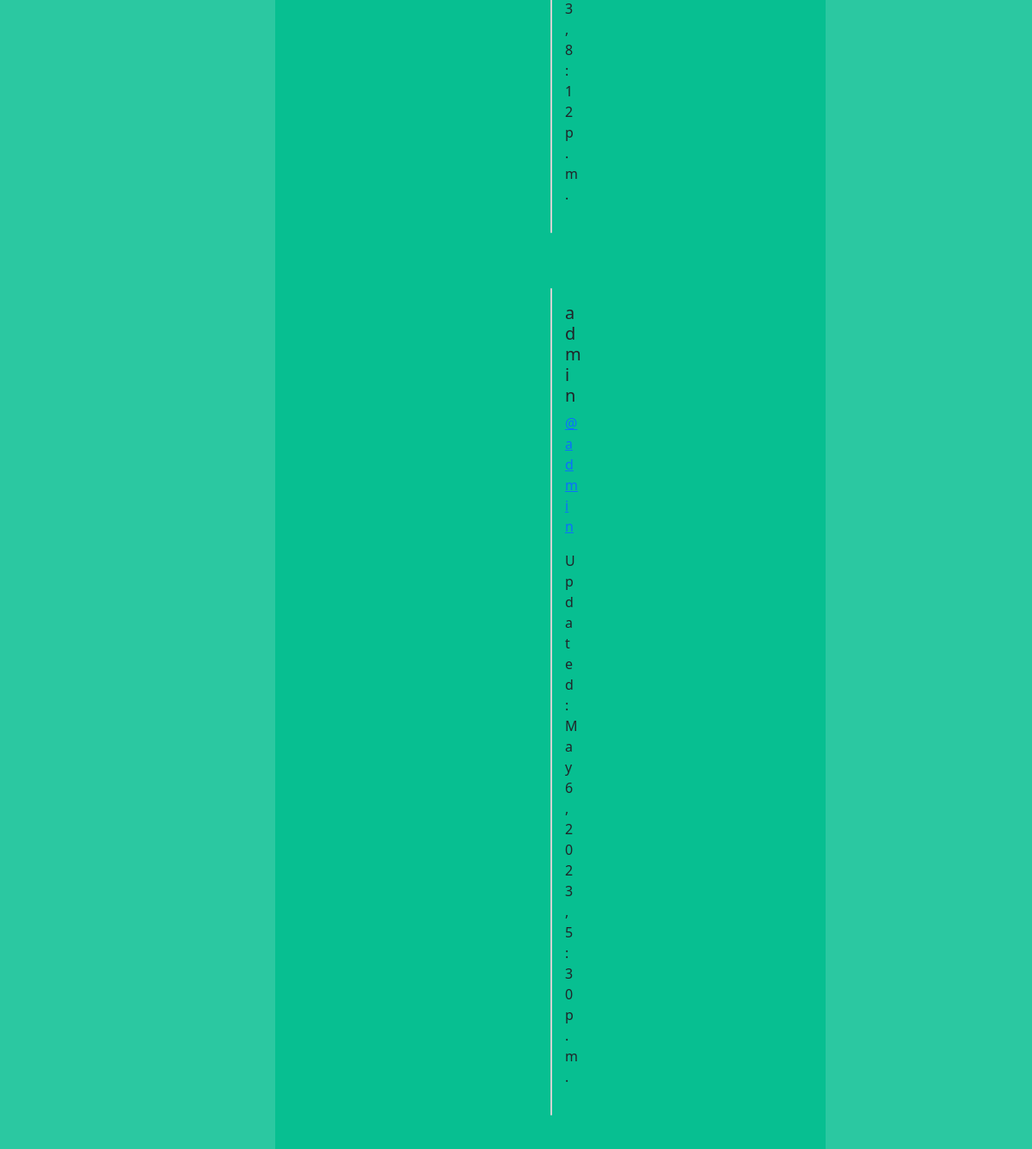
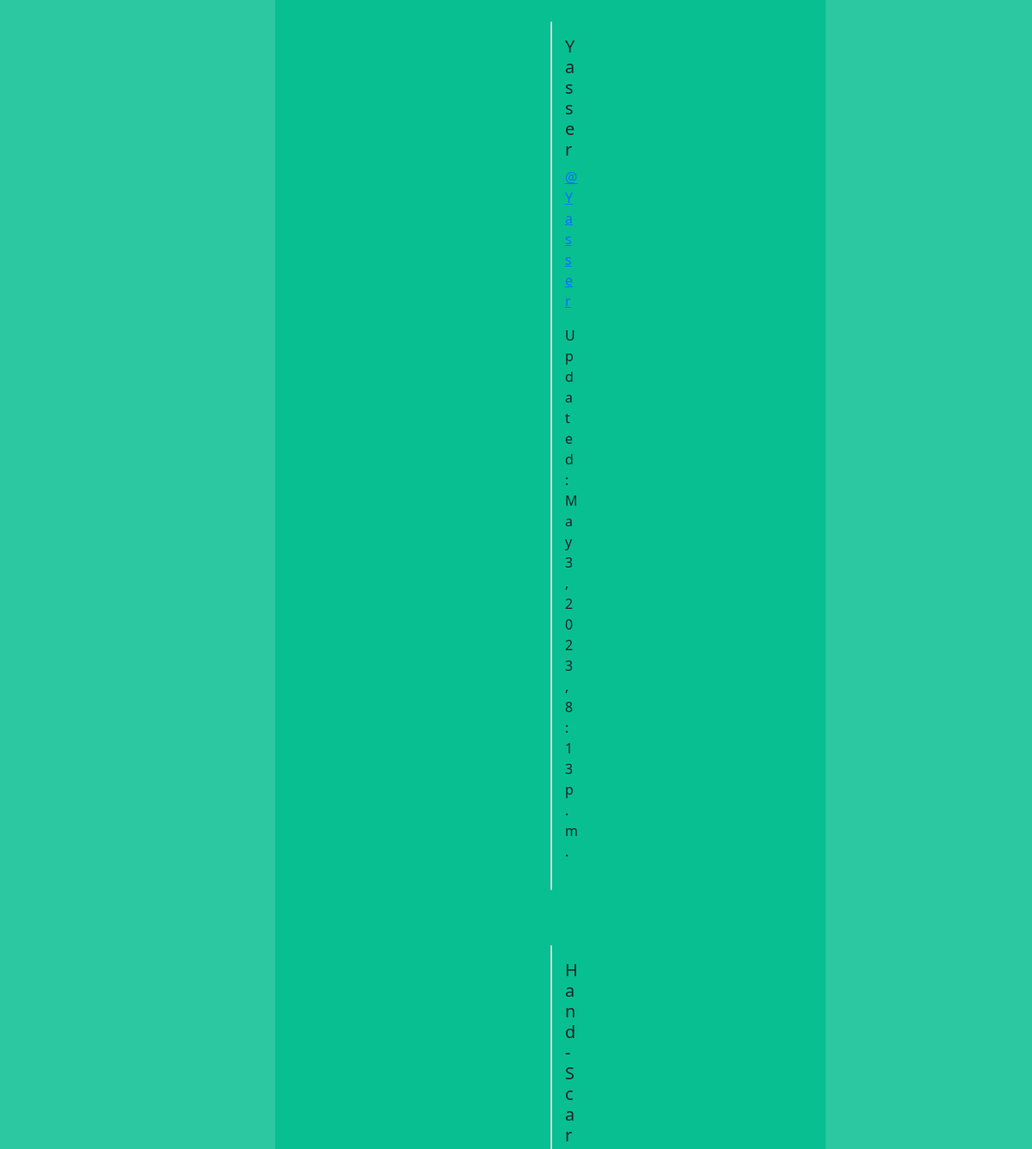
Before: /profile_list/ (signed in, middle part) with the older database file (2 pictures, top to bottom).
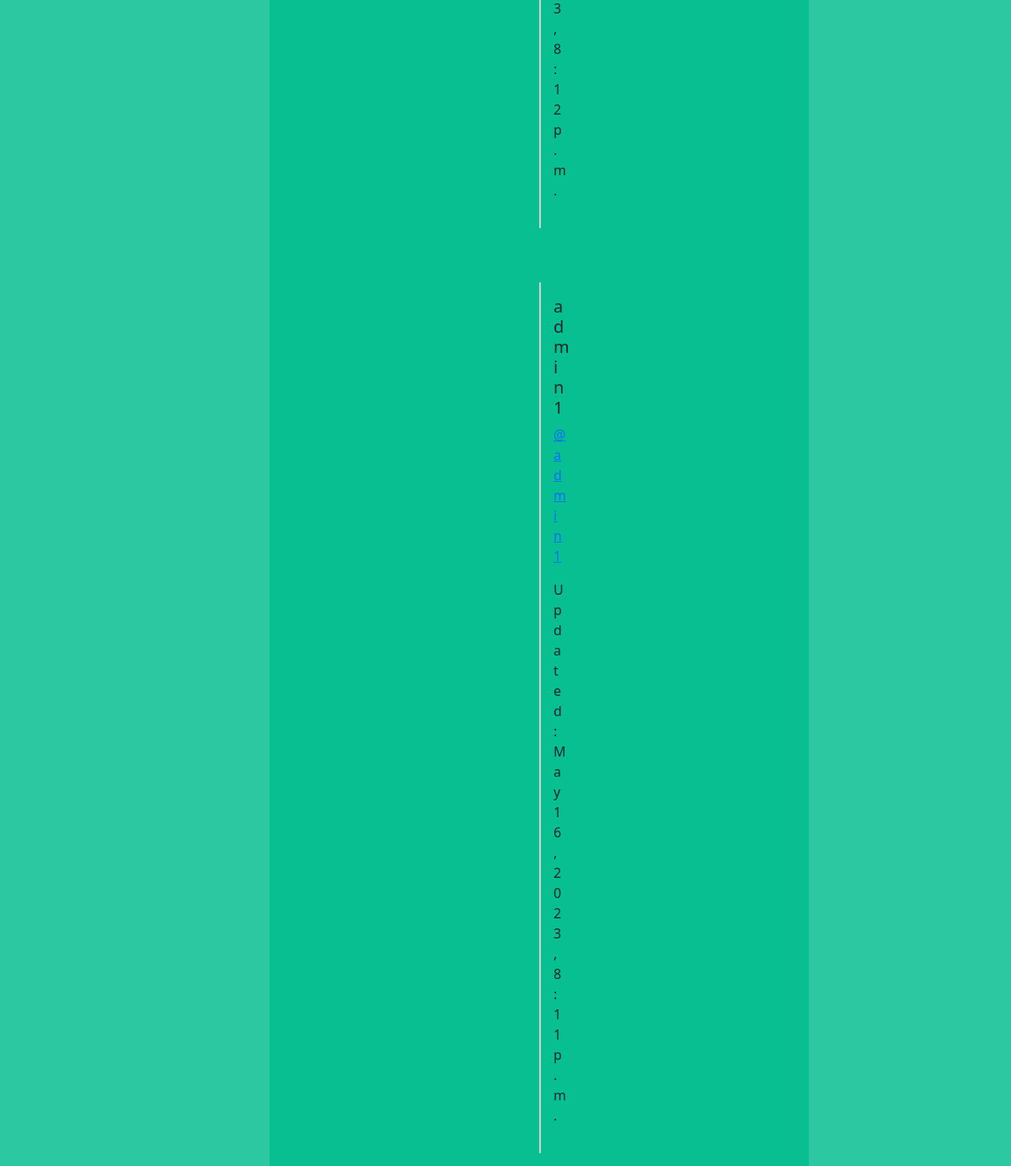
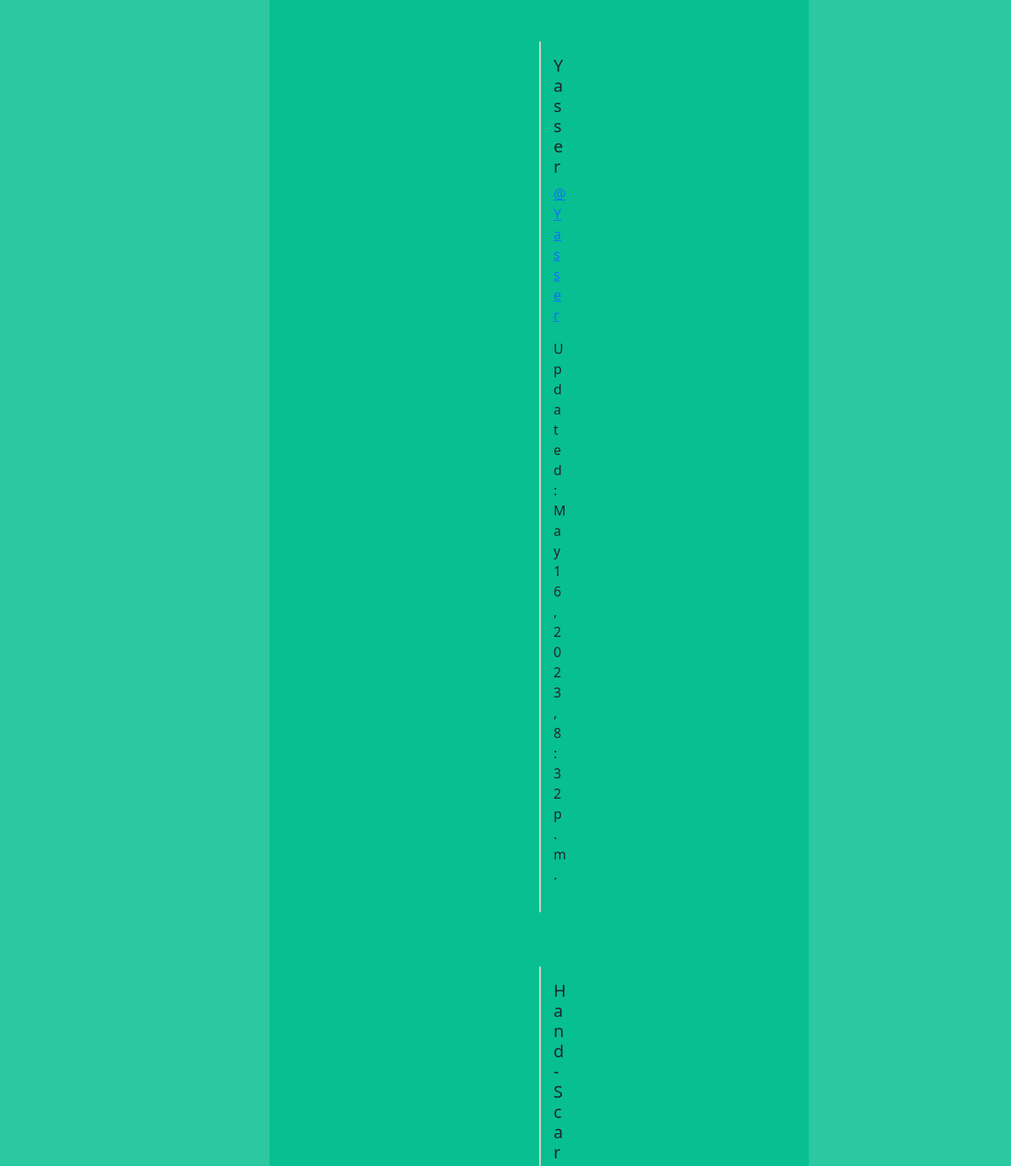
After: the same page with the newer database file (2 pictures, top to bottom).
### Yakra/models.py (models this page shows, shortened)
class Profile(models.Model):
    user = models.OneToOneField(User,on_delete=models.CASCADE)
    follows = models.ManyToManyField("self",
         related_name="followed_by",
         symmetrical=False, #not neccessary to follow each other i can follow you but not neccecary to follow me back
         blank=True) #don't have to follow anyone
    date_modified = models.DateTimeField(User, auto_now=True) #give use the most stuff and date time field
    profile_image = models.ImageField(null=True, blank=True, upload_to="images/")

### Yakra/views.py (the view)
# urls.py: path('profile_list/', views.profile_list,name='profile_list'),
def profile_list(request):
    if request.user.is_authenticated:
        profiles = Profile.objects.exclude(user=request.user)
        return render(request,'profile_list.html',{"profiles":profiles})
    else:
        messages.success(request,("You Must Be logged In to Enter this Page"))
        return redirect('home')

### Yakra/templates/profile_list.html (shortened to what this page needs)
{%extends 'base.html'%}
{% load static%}
{%block content %}
      <div class="container">
        <br/>
        {%if profiles %}
        {%for profile in profiles %}
          <div class="card mb-3" style="max-width: 540px;">
              <div class="row g-0">
                <div class="col-md-8">
                  <div class="card-body">
                    <h5 class="card-title">{{profile.user.username}}</h5>
                    <p class="card-text"> <a href="{%url 'profile' profile.user.id%}">@{{profile.user.username}}</a></p>Updated : {{ profile.date_modified }}</small></p>
                  </div>
                </div>
              </div>
          </div>
          <br/><br/>
        {%endfor%}
        {% endif %}
      </div>
{% endblock%}

Changed rows visible on the page:
changed Profile: user.username "admin" → "admin1"; date_modified "May 6, 2023, 5:30 p.m." → "May 16, 2023, 8:11 p.m."
changed Profile "Yasser": date_modified "May 3, 2023, 8:13 p.m." → "May 16, 2023, 8:32 p.m."
